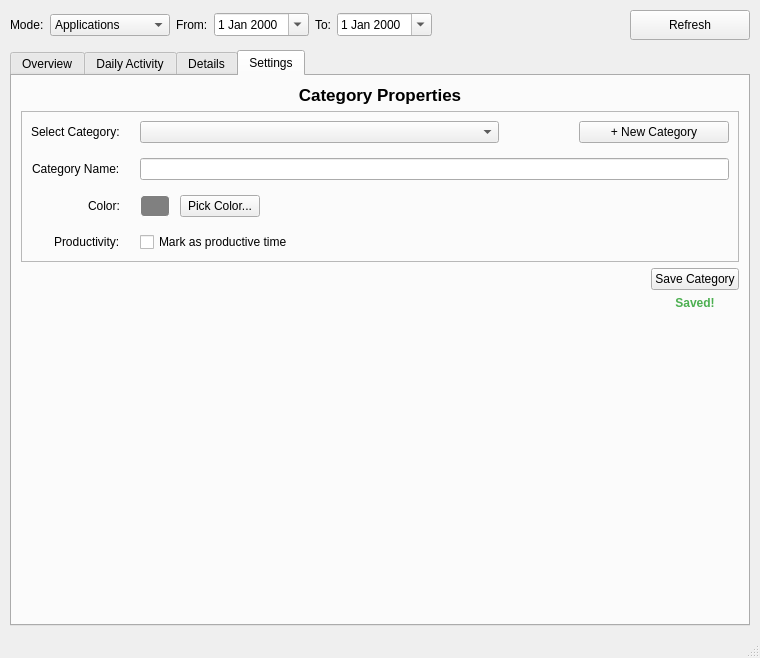
<?xml version="1.0" encoding="UTF-8"?>
<ui version="4.0">
 <class>ActivityDashboard</class>
 <widget class="QMainWindow" name="ActivityDashboard">
  <property name="geometry">
   <rect>
    <x>0</x>
    <y>0</y>
    <width>760</width>
    <height>658</height>
   </rect>
  </property>
  <property name="windowTitle">
   <string>Activity Insight</string>
  </property>
  <widget class="QWidget" name="centralwidget">
   <layout class="QVBoxLayout" name="verticalLayout">
    <property name="spacing">
     <number>10</number>
    </property>
    <property name="leftMargin">
     <number>10</number>
    </property>
    <property name="topMargin">
     <number>10</number>
    </property>
    <property name="rightMargin">
     <number>10</number>
    </property>
    <property name="bottomMargin">
     <number>10</number>
    </property>
    <item>
     <widget class="QFrame" name="topPanelFrame">
      <property name="frameShape">
       <enum>QFrame::Shape::NoFrame</enum>
      </property>
      <layout class="QHBoxLayout" name="horizontalLayoutTop">
       <property name="leftMargin">
        <number>0</number>
       </property>
       <property name="topMargin">
        <number>0</number>
       </property>
       <property name="rightMargin">
        <number>0</number>
       </property>
       <property name="bottomMargin">
        <number>0</number>
       </property>
       <item>
        <widget class="QLabel" name="labelMode">
         <property name="text">
          <string>Mode:</string>
         </property>
        </widget>
       </item>
       <item>
        <widget class="QComboBox" name="comboMode">
         <property name="minimumSize">
          <size>
           <width>120</width>
           <height>0</height>
          </size>
         </property>
         <item>
          <property name="text">
           <string>Applications</string>
          </property>
         </item>
         <item>
          <property name="text">
           <string>Categories</string>
          </property>
         </item>
         <item>
          <property name="text">
           <string>Focus Sessions</string>
          </property>
         </item>
        </widget>
       </item>
       <item>
        <widget class="QLabel" name="labelFrom">
         <property name="text">
          <string>From:</string>
         </property>
        </widget>
       </item>
       <item>
        <widget class="QDateEdit" name="dateEditFrom">
         <property name="calendarPopup">
          <bool>true</bool>
         </property>
        </widget>
       </item>
       <item>
        <widget class="QLabel" name="labelTo">
         <property name="text">
          <string>To:</string>
         </property>
        </widget>
       </item>
       <item>
        <widget class="QDateEdit" name="dateEditTo">
         <property name="calendarPopup">
          <bool>true</bool>
         </property>
        </widget>
       </item>
       <item>
        <spacer name="horizontalSpacer">
         <property name="orientation">
          <enum>Qt::Orientation::Horizontal</enum>
         </property>
         <property name="sizeHint" stdset="0">
          <size>
           <width>40</width>
           <height>20</height>
          </size>
         </property>
        </spacer>
       </item>
       <item>
        <widget class="QPushButton" name="btnRefresh">
         <property name="minimumSize">
          <size>
           <width>120</width>
           <height>30</height>
          </size>
         </property>
         <property name="cursor">
          <cursorShape>PointingHandCursor</cursorShape>
         </property>
         <property name="text">
          <string>Refresh</string>
         </property>
        </widget>
       </item>
      </layout>
     </widget>
    </item>
    <item>
     <widget class="QTabWidget" name="tabWidget">
      <property name="currentIndex">
       <number>3</number>
      </property>
      <property name="documentMode">
       <bool>false</bool>
      </property>
      <widget class="QWidget" name="tabOverview">
       <attribute name="title">
        <string>Overview</string>
       </attribute>
       <layout class="QVBoxLayout" name="verticalLayout_2">
        <item>
         <widget class="QSplitter" name="overviewSplitter">
          <property name="orientation">
           <enum>Qt::Orientation::Horizontal</enum>
          </property>
          <property name="handleWidth">
           <number>6</number>
          </property>
          <widget class="QWidget" name="pieChartContainer" native="true">
           <layout class="QVBoxLayout" name="verticalLayoutPie">
            <property name="leftMargin">
             <number>0</number>
            </property>
            <property name="topMargin">
             <number>0</number>
            </property>
            <property name="rightMargin">
             <number>0</number>
            </property>
            <property name="bottomMargin">
             <number>0</number>
            </property>
            <item>
             <widget class="QLabel" name="lblTotalTime">
              <property name="font">
               <font>
                <pointsize>12</pointsize>
                <bold>true</bold>
               </font>
              </property>
              <property name="text">
               <string>Total time: </string>
              </property>
              <property name="alignment">
               <set>Qt::AlignmentFlag::AlignCenter</set>
              </property>
              <property name="margin">
               <number>8</number>
              </property>
             </widget>
            </item>
            <item>
             <widget class="QChartView" name="chartPieOverview">
              <property name="sizePolicy">
               <sizepolicy hsizetype="Expanding" vsizetype="Expanding">
                <horstretch>0</horstretch>
                <verstretch>0</verstretch>
               </sizepolicy>
              </property>
             </widget>
            </item>
           </layout>
          </widget>
          <widget class="QTableWidget" name="tableOverviewList">
           <property name="sizePolicy">
            <sizepolicy hsizetype="Expanding" vsizetype="Expanding">
             <horstretch>0</horstretch>
             <verstretch>0</verstretch>
            </sizepolicy>
           </property>
           <property name="editTriggers">
            <set>QAbstractItemView::EditTrigger::NoEditTriggers</set>
           </property>
           <property name="selectionBehavior">
            <enum>QAbstractItemView::SelectionBehavior::SelectRows</enum>
           </property>
           <property name="verticalScrollMode">
            <enum>QAbstractItemView::ScrollMode::ScrollPerPixel</enum>
           </property>
           <attribute name="verticalHeaderVisible">
            <bool>false</bool>
           </attribute>
           <column>
            <property name="text">
             <string>Application</string>
            </property>
           </column>
           <column>
            <property name="text">
             <string>Time</string>
            </property>
           </column>
          </widget>
         </widget>
        </item>
       </layout>
      </widget>
      <widget class="QWidget" name="tabDailyTotals">
       <attribute name="title">
        <string>Daily Activity</string>
       </attribute>
       <layout class="QVBoxLayout" name="verticalLayout_4">
        <item>
         <widget class="QLabel" name="label_2">
          <property name="font">
           <font>
            <pointsize>13</pointsize>
            <bold>true</bold>
           </font>
          </property>
          <property name="text">
           <string>Daily Activity (click on a bar for details)</string>
          </property>
          <property name="alignment">
           <set>Qt::AlignmentFlag::AlignCenter</set>
          </property>
         </widget>
        </item>
        <item>
         <layout class="QHBoxLayout" name="horizontalLayoutDailyChart">
          <item>
           <widget class="QToolButton" name="btnDailyPrev">
            <property name="minimumSize">
             <size>
              <width>50</width>
              <height>100</height>
             </size>
            </property>
            <property name="text">
             <string>&lt;</string>
            </property>
           </widget>
          </item>
          <item>
           <widget class="QChartView" name="chartBarDailyTotal">
            <property name="sizePolicy">
             <sizepolicy hsizetype="Expanding" vsizetype="Expanding">
              <horstretch>0</horstretch>
              <verstretch>0</verstretch>
             </sizepolicy>
            </property>
           </widget>
          </item>
          <item>
           <widget class="QToolButton" name="btnDailyNext">
            <property name="minimumSize">
             <size>
              <width>50</width>
              <height>100</height>
             </size>
            </property>
            <property name="text">
             <string>&gt;</string>
            </property>
           </widget>
          </item>
         </layout>
        </item>
       </layout>
      </widget>
      <widget class="QWidget" name="tabDetails">
       <attribute name="title">
        <string>Details</string>
       </attribute>
       <layout class="QVBoxLayout" name="verticalLayout_3">
        <item>
         <widget class="QLabel" name="lblDetailsAppName">
          <property name="font">
           <font>
            <pointsize>13</pointsize>
            <bold>true</bold>
           </font>
          </property>
          <property name="text">
           <string>App Details</string>
          </property>
          <property name="alignment">
           <set>Qt::AlignmentFlag::AlignCenter</set>
          </property>
         </widget>
        </item>
        <item>
         <layout class="QHBoxLayout" name="horizontalLayoutChart">
          <item>
           <widget class="QToolButton" name="btnPrevWeek">
            <property name="minimumSize">
             <size>
              <width>50</width>
              <height>100</height>
             </size>
            </property>
            <property name="text">
             <string>&lt;</string>
            </property>
           </widget>
          </item>
          <item>
           <widget class="QChartView" name="chartBarAppDetails">
            <property name="sizePolicy">
             <sizepolicy hsizetype="Expanding" vsizetype="Expanding">
              <horstretch>0</horstretch>
              <verstretch>0</verstretch>
             </sizepolicy>
            </property>
           </widget>
          </item>
          <item>
           <widget class="QToolButton" name="btnNextWeek">
            <property name="minimumSize">
             <size>
              <width>50</width>
              <height>100</height>
             </size>
            </property>
            <property name="text">
             <string>&gt;</string>
            </property>
           </widget>
          </item>
         </layout>
        </item>
       </layout>
      </widget>
      <widget class="QWidget" name="tabSettings">
       <attribute name="title">
        <string>Settings</string>
       </attribute>
       <layout class="QVBoxLayout" name="verticalLayout_5">
        <item>
         <widget class="QStackedWidget" name="stackedWidgetSettings">
          <property name="currentIndex">
           <number>1</number>
          </property>
          <widget class="QWidget" name="pageAppSettings">
           <layout class="QVBoxLayout" name="verticalLayout_pageApp">
            <property name="leftMargin">
             <number>0</number>
            </property>
            <property name="topMargin">
             <number>0</number>
            </property>
            <property name="rightMargin">
             <number>0</number>
            </property>
            <property name="bottomMargin">
             <number>0</number>
            </property>
            <item>
             <widget class="QLabel" name="lblSettingsTitle">
              <property name="font">
               <font>
                <pointsize>13</pointsize>
                <bold>true</bold>
               </font>
              </property>
              <property name="text">
               <string>Application Properties</string>
              </property>
              <property name="alignment">
               <set>Qt::AlignmentFlag::AlignCenter</set>
              </property>
             </widget>
            </item>
            <item>
             <widget class="QFrame" name="frameSettings">
              <property name="frameShape">
               <enum>QFrame::Shape::StyledPanel</enum>
              </property>
              <property name="frameShadow">
               <enum>QFrame::Shadow::Raised</enum>
              </property>
              <layout class="QFormLayout" name="formLayout">
               <property name="labelAlignment">
                <set>Qt::AlignmentFlag::AlignRight|Qt::AlignmentFlag::AlignTrailing|Qt::AlignmentFlag::AlignVCenter</set>
               </property>
               <property name="formAlignment">
                <set>Qt::AlignmentFlag::AlignHCenter|Qt::AlignmentFlag::AlignTop</set>
               </property>
               <property name="horizontalSpacing">
                <number>20</number>
               </property>
               <property name="verticalSpacing">
                <number>15</number>
               </property>
               <item row="0" column="0">
                <widget class="QLabel" name="label_4">
                 <property name="text">
                  <string>Full Path:</string>
                 </property>
                </widget>
               </item>
               <item row="0" column="1">
                <widget class="QLineEdit" name="editSettingsPath">
                 <property name="readOnly">
                  <bool>true</bool>
                 </property>
                 <property name="placeholderText">
                  <string>Right click an app from Overview...</string>
                 </property>
                </widget>
               </item>
               <item row="1" column="0">
                <widget class="QLabel" name="label_5">
                 <property name="text">
                  <string>Display Name:</string>
                 </property>
                </widget>
               </item>
               <item row="1" column="1">
                <widget class="QLineEdit" name="editSettingsName"/>
               </item>
               <item row="2" column="0">
                <widget class="QLabel" name="label_6">
                 <property name="text">
                  <string>Category:</string>
                 </property>
                </widget>
               </item>
               <item row="2" column="1">
                <widget class="QComboBox" name="comboSettingsCategory">
                 <item>
                  <property name="text">
                   <string>Uncategorized</string>
                  </property>
                 </item>
                </widget>
               </item>
               <item row="3" column="0">
                <widget class="QLabel" name="label_7">
                 <property name="text">
                  <string>Visibility:</string>
                 </property>
                </widget>
               </item>
               <item row="3" column="1">
                <widget class="QCheckBox" name="checkSettingsHidden">
                 <property name="text">
                  <string>Hide this application from statistics</string>
                 </property>
                </widget>
               </item>
              </layout>
             </widget>
            </item>
            <item>
             <layout class="QHBoxLayout" name="horizontalLayout">
              <item>
               <spacer name="horizontalSpacer_2">
                <property name="orientation">
                 <enum>Qt::Orientation::Horizontal</enum>
                </property>
                <property name="sizeHint" stdset="0">
                 <size>
                  <width>40</width>
                  <height>20</height>
                 </size>
                </property>
               </spacer>
              </item>
              <item>
               <layout class="QVBoxLayout" name="verticalLayoutSaveBtn">
                <item>
                 <widget class="QPushButton" name="btnSaveSettings">
                  <property name="text">
                   <string>Save Changes</string>
                  </property>
                 </widget>
                </item>
                <item>
                 <widget class="QLabel" name="lblSavedStatus">
                  <property name="font">
                   <font>
                    <bold>true</bold>
                   </font>
                  </property>
                  <property name="styleSheet">
                   <string notr="true">color: #4CAF50;</string>
                  </property>
                  <property name="text">
                   <string>Saved!</string>
                  </property>
                  <property name="alignment">
                   <set>Qt::AlignmentFlag::AlignCenter</set>
                  </property>
                 </widget>
                </item>
               </layout>
              </item>
             </layout>
            </item>
            <item>
             <spacer name="verticalSpacer">
              <property name="orientation">
               <enum>Qt::Orientation::Vertical</enum>
              </property>
              <property name="sizeHint" stdset="0">
               <size>
                <width>20</width>
                <height>40</height>
               </size>
              </property>
             </spacer>
            </item>
            <item>
             <widget class="QGroupBox" name="groupBoxHiddenApps">
              <property name="font">
               <font>
                <bold>true</bold>
               </font>
              </property>
              <property name="title">
               <string>Hidden Applications Management</string>
              </property>
              <property name="alignment">
               <set>Qt::AlignmentFlag::AlignCenter</set>
              </property>
              <layout class="QHBoxLayout" name="horizontalLayout_2">
               <item>
                <widget class="QListWidget" name="listHiddenApps">
                 <property name="maximumSize">
                  <size>
                   <width>16777215</width>
                   <height>180</height>
                  </size>
                 </property>
                </widget>
               </item>
               <item>
                <widget class="QPushButton" name="btnRestoreHidden">
                 <property name="minimumSize">
                  <size>
                   <width>120</width>
                   <height>40</height>
                  </size>
                 </property>
                 <property name="text">
                  <string>Restore Selected</string>
                 </property>
                </widget>
               </item>
              </layout>
             </widget>
            </item>
           </layout>
          </widget>
          <widget class="QWidget" name="pageCategorySettings">
           <layout class="QVBoxLayout" name="verticalLayout_pageCat">
            <property name="leftMargin">
             <number>0</number>
            </property>
            <property name="topMargin">
             <number>0</number>
            </property>
            <property name="rightMargin">
             <number>0</number>
            </property>
            <property name="bottomMargin">
             <number>0</number>
            </property>
            <item>
             <widget class="QLabel" name="lblCategorySettingsTitle">
              <property name="font">
               <font>
                <pointsize>13</pointsize>
                <bold>true</bold>
               </font>
              </property>
              <property name="text">
               <string>Category Properties</string>
              </property>
              <property name="alignment">
               <set>Qt::AlignmentFlag::AlignCenter</set>
              </property>
             </widget>
            </item>
            <item>
             <widget class="QFrame" name="frameCategorySettings">
              <property name="frameShape">
               <enum>QFrame::Shape::StyledPanel</enum>
              </property>
              <property name="frameShadow">
               <enum>QFrame::Shadow::Raised</enum>
              </property>
              <layout class="QFormLayout" name="formLayoutCategory">
               <property name="labelAlignment">
                <set>Qt::AlignmentFlag::AlignRight|Qt::AlignmentFlag::AlignTrailing|Qt::AlignmentFlag::AlignVCenter</set>
               </property>
               <property name="formAlignment">
                <set>Qt::AlignmentFlag::AlignHCenter|Qt::AlignmentFlag::AlignTop</set>
               </property>
               <property name="horizontalSpacing">
                <number>20</number>
               </property>
               <property name="verticalSpacing">
                <number>15</number>
               </property>
               <item row="0" column="0">
                <widget class="QLabel" name="labelSelectCat">
                 <property name="text">
                  <string>Select Category:</string>
                 </property>
                </widget>
               </item>
               <item row="0" column="1">
                <layout class="QHBoxLayout" name="horizontalLayoutCatSelect">
                 <item>
                  <widget class="QComboBox" name="comboEditCategory">
                   <property name="minimumSize">
                    <size>
                     <width>250</width>
                     <height>0</height>
                    </size>
                   </property>
                  </widget>
                 </item>
                 <item>
                  <spacer name="horizontalSpacer_3">
                   <property name="orientation">
                    <enum>Qt::Orientation::Horizontal</enum>
                   </property>
                   <property name="sizeType">
                    <enum>QSizePolicy::Policy::Maximum</enum>
                   </property>
                   <property name="sizeHint" stdset="0">
                    <size>
                     <width>80</width>
                     <height>20</height>
                    </size>
                   </property>
                  </spacer>
                 </item>
                 <item>
                  <widget class="QPushButton" name="btnCreateNewCategory">
                   <property name="minimumSize">
                    <size>
                     <width>150</width>
                     <height>0</height>
                    </size>
                   </property>
                   <property name="maximumSize">
                    <size>
                     <width>150</width>
                     <height>16777215</height>
                    </size>
                   </property>
                   <property name="text">
                    <string>+ New Category</string>
                   </property>
                  </widget>
                 </item>
                </layout>
               </item>
               <item row="1" column="0">
                <widget class="QLabel" name="labelCatName">
                 <property name="text">
                  <string>Category Name:</string>
                 </property>
                </widget>
               </item>
               <item row="1" column="1">
                <widget class="QLineEdit" name="editCategoryName"/>
               </item>
               <item row="2" column="0">
                <widget class="QLabel" name="labelCatColor">
                 <property name="text">
                  <string>Color:</string>
                 </property>
                </widget>
               </item>
               <item row="2" column="1">
                <layout class="QHBoxLayout" name="horizontalLayoutColor">
                 <item>
                  <widget class="QLabel" name="lblColorPreview">
                   <property name="minimumSize">
                    <size>
                     <width>30</width>
                     <height>20</height>
                    </size>
                   </property>
                   <property name="styleSheet">
                    <string notr="true">background-color: #808080; border: 1px solid #fff; border-radius: 4px;</string>
                   </property>
                   <property name="text">
                    <string/>
                   </property>
                   <property name="margin">
                    <number>0</number>
                   </property>
                  </widget>
                 </item>
                 <item>
                  <spacer name="horizontalSpacer_4">
                   <property name="orientation">
                    <enum>Qt::Orientation::Horizontal</enum>
                   </property>
                   <property name="sizeType">
                    <enum>QSizePolicy::Policy::Maximum</enum>
                   </property>
                   <property name="sizeHint" stdset="0">
                    <size>
                     <width>10</width>
                     <height>20</height>
                    </size>
                   </property>
                  </spacer>
                 </item>
                 <item>
                  <widget class="QPushButton" name="btnPickColor">
                   <property name="text">
                    <string>Pick Color...</string>
                   </property>
                  </widget>
                 </item>
                 <item>
                  <spacer name="hSpacerColor">
                   <property name="orientation">
                    <enum>Qt::Orientation::Horizontal</enum>
                   </property>
                   <property name="sizeHint" stdset="0">
                    <size>
                     <width>40</width>
                     <height>20</height>
                    </size>
                   </property>
                  </spacer>
                 </item>
                </layout>
               </item>
               <item row="3" column="0">
                <widget class="QLabel" name="labelCatProductive">
                 <property name="text">
                  <string>Productivity:</string>
                 </property>
                </widget>
               </item>
               <item row="3" column="1">
                <widget class="QCheckBox" name="checkCatProductive">
                 <property name="text">
                  <string>Mark as productive time</string>
                 </property>
                </widget>
               </item>
              </layout>
             </widget>
            </item>
            <item>
             <layout class="QHBoxLayout" name="horizontalLayoutCatSave">
              <item>
               <spacer name="hSpacerCatSave">
                <property name="orientation">
                 <enum>Qt::Orientation::Horizontal</enum>
                </property>
                <property name="sizeHint" stdset="0">
                 <size>
                  <width>40</width>
                  <height>20</height>
                 </size>
                </property>
               </spacer>
              </item>
              <item>
               <layout class="QVBoxLayout" name="verticalLayoutCatSaveBtn">
                <item>
                 <widget class="QPushButton" name="btnSaveCategory">
                  <property name="text">
                   <string>Save Category</string>
                  </property>
                 </widget>
                </item>
                <item>
                 <widget class="QLabel" name="lblCategorySavedStatus">
                  <property name="font">
                   <font>
                    <bold>true</bold>
                   </font>
                  </property>
                  <property name="styleSheet">
                   <string notr="true">color: #4CAF50;</string>
                  </property>
                  <property name="text">
                   <string>Saved!</string>
                  </property>
                  <property name="alignment">
                   <set>Qt::AlignmentFlag::AlignCenter</set>
                  </property>
                 </widget>
                </item>
               </layout>
              </item>
             </layout>
            </item>
            <item>
             <spacer name="verticalSpacerCat">
              <property name="orientation">
               <enum>Qt::Orientation::Vertical</enum>
              </property>
              <property name="sizeHint" stdset="0">
               <size>
                <width>20</width>
                <height>40</height>
               </size>
              </property>
             </spacer>
            </item>
           </layout>
          </widget>
         </widget>
        </item>
       </layout>
      </widget>
     </widget>
    </item>
   </layout>
  </widget>
  <widget class="QStatusBar" name="statusbar"/>
 </widget>
 <customwidgets>
  <customwidget>
   <class>QChartView</class>
   <extends>QGraphicsView</extends>
   <header>QtCharts</header>
  </customwidget>
 </customwidgets>
 <tabstops>
  <tabstop>comboMode</tabstop>
  <tabstop>dateEditFrom</tabstop>
  <tabstop>dateEditTo</tabstop>
  <tabstop>btnRefresh</tabstop>
  <tabstop>tabWidget</tabstop>
  <tabstop>tableOverviewList</tabstop>
  <tabstop>btnDailyPrev</tabstop>
  <tabstop>chartBarDailyTotal</tabstop>
  <tabstop>btnDailyNext</tabstop>
  <tabstop>btnPrevWeek</tabstop>
  <tabstop>chartBarAppDetails</tabstop>
  <tabstop>btnNextWeek</tabstop>
  <tabstop>editSettingsPath</tabstop>
  <tabstop>editSettingsName</tabstop>
  <tabstop>comboSettingsCategory</tabstop>
  <tabstop>checkSettingsHidden</tabstop>
  <tabstop>btnSaveSettings</tabstop>
  <tabstop>listHiddenApps</tabstop>
  <tabstop>btnRestoreHidden</tabstop>
  <tabstop>comboEditCategory</tabstop>
  <tabstop>btnCreateNewCategory</tabstop>
  <tabstop>editCategoryName</tabstop>
  <tabstop>btnPickColor</tabstop>
  <tabstop>checkCatProductive</tabstop>
  <tabstop>btnSaveCategory</tabstop>
 </tabstops>
 <resources/>
 <connections>
  <connection>
   <sender>btnRefresh</sender>
   <signal>clicked()</signal>
   <receiver>ActivityDashboard</receiver>
   <slot>refreshData()</slot>
   <hints>
    <hint type="sourcelabel">
     <x>699</x>
     <y>28</y>
    </hint>
    <hint type="destinationlabel">
     <x>647</x>
     <y>22</y>
    </hint>
   </hints>
  </connection>
 </connections>
 <slots>
  <slot>refreshData()</slot>
 </slots>
</ui>
